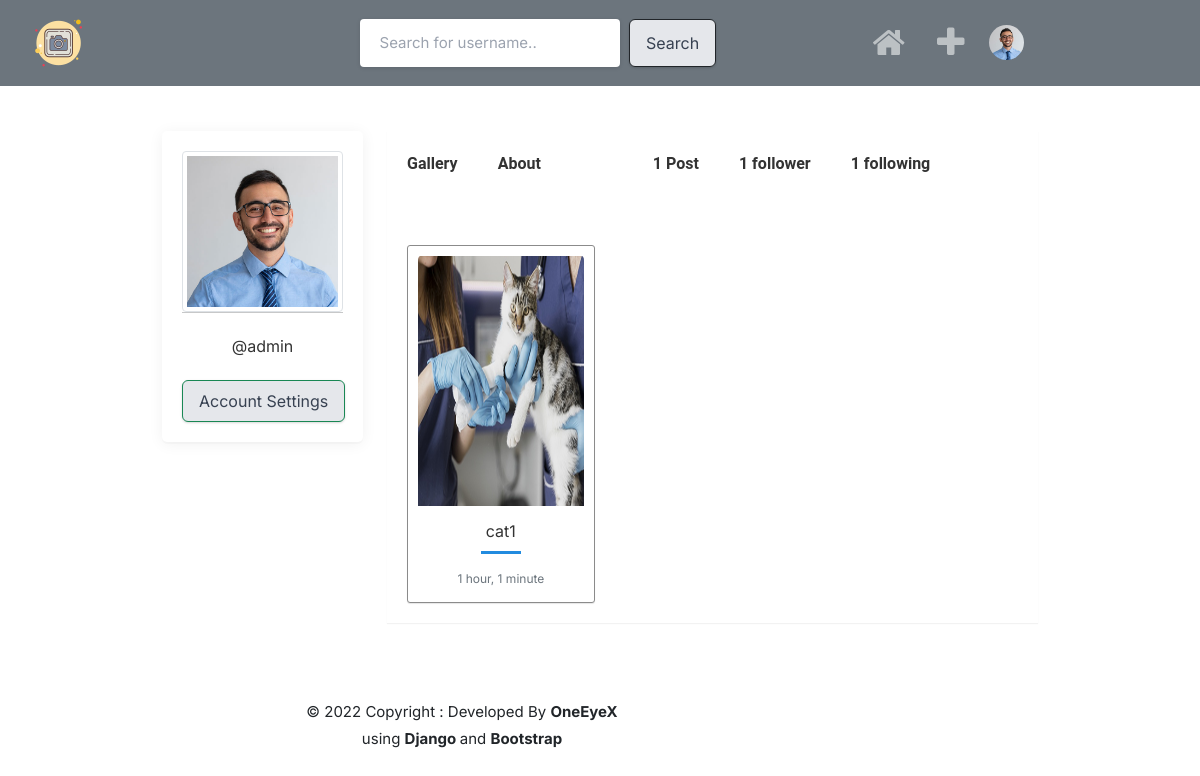
The page /profile/admin (signed in) on the database its author committed.
### core/models.py (models this page shows, shortened)
class Profile(models.Model):
    user = models.ForeignKey(User, on_delete=models.CASCADE)
    id_user = models.IntegerField()
    bio = models.TextField(blank=True)
    profileimg = models.ImageField(
        upload_to="profile_images", default="blank-profile-picture.png"
    )
    location = models.CharField(max_length=100, blank=True)
    def __str__(self):
        return self.user.username

class Post(models.Model):
    id = models.UUIDField(primary_key=True, default=uuid.uuid4)
    user = models.CharField(max_length=100)
    image = models.ImageField(upload_to="post_images")
    caption = models.TextField()
    created_at = models.DateTimeField(default=datetime.now)
    no_of_likes = models.IntegerField(default=0)

### core/views.py (the view)
# urls.py: path("profile/<str:pk>", views.profile, name="profile"),
@login_required(login_url="signin")
def profile(request, pk):
    user_object = get_object_or_404(User, username=pk)
    user_profile = Profile.objects.get(user=user_object)
    user_posts = Post.objects.filter(user=pk)
    user_post_length = len(user_posts)
    follower = request.user.username
    user = pk
    if FollowersCount.objects.filter(follower=follower, user=user).first():
        button_text = "Unfollow"
    else:
        button_text = "Follow"
    user_followers = len(FollowersCount.objects.filter(user=pk))
    user_following = len(FollowersCount.objects.filter(follower=pk))
    context = {
        "user_object": user_object,
        "user_profile": user_profile,
        "user_posts": user_posts,
        "user_post_length": user_post_length,
        "button_text": button_text,
        "user_followers": user_followers,
        "user_following": user_following,
    }
    return render(request, "profile.html", context)

### templates/profile.html (shortened to what this page needs)
{% extends 'base.html' %}
{% load static %}
{% block content %}
<div class="container">
	<div class="row">
		<div class="col-lg-3 col-md-4">
			<div class="text-center card-box">
				<div class="member-card">
					<div class="thumb-xl member-thumb m-b-10 center-block">
						<img src="{{user_profile.profileimg.url}}" class="img-circle img-thumbnail kaber"
							alt="profile-image">
					</div>
					<div class="">
						<hr>
						<br>
						<h4 class="m-b-5">@{{user_profile}}</h4>
						<br>
					</div>
					{% if user_object.username == user.username %}
					<a href="/settings" class="btn btn-success btn-sm w-sm waves-effect m-t-10 waves-light"
						data-ripple="">Account Settings</a>
					{% endif %}
				</div>
			</div>
		</div>
		<div class="col-md-8 col-lg-9">
			<ul class="nav nav-tabs" id="myTab" role="tablist">
				<li class="nav-item">
					<a class="nav-link active" id="home-tab" data-toggle="tab" href="#galleries" role="tab"
						aria-controls="home" aria-selected="true">
						<b> Gallery</b>
					</a>
				</li>
				<li class="nav-item">
					<a class="nav-link" id="profile-tab" data-toggle="tab" href="#aboutuser" role="tab"
						aria-controls="profile" aria-selected="false"><b>About</b></a>
				</li>
				<li class="nav-item">
				</li>
				<li class="nav-item">
					<a class="nav-link" id=" " href="#" role="tab" aria-controls="profile" aria-selected="false">
						<b>
							{% if user_post_length == 0 %}
							No Post
							{% elif user_post_length == 1 %}
							{{user_post_length}} Post
							{% else %}
							{{user_post_length}} Posts
							{% endif %}
						</b>
					</a>
				</li>
				<li class="nav-item">
					<a class="nav-link" id=" " href="#" role="tab" aria-controls="profile" aria-selected="false">
						<b>
							{% if user_followers == 0 or user_followers == 1 %}
							<b>{{user_followers}} follower</b>
							{% else %}
							<b>{{user_followers}} followers</b>
							{% endif %}
						</b>
					</a>
				</li>
				<li class="nav-item">
					<a class="nav-link" id=" " href="#" role="tab" aria-controls="profile" aria-selected="false">
						<b>
							{{user_following}} following
						</b>
					</a>
				</li>
			</ul>
			<div class="tab-content" id="myTabContent">
				<div class="tab-pane fade show active" id="galleries" role="tabpanel" aria-labelledby="home-tab">
					<div class="row">
						{% if user_posts %}
						{% for post in user_posts %}
						{% if post.image %}
						<div class="col-sm-4">
							<div class="gal-detail thumb" style="border: 1px solid #8b8b8b; ">
								<a class="strip" href="{{post.image.url}}" title="" data-strip-group="mygroup"
									data-strip-group-options="loop: false">
									<img src="{{post.image.url}}" style="height: 250px; width: 300px;" alt=""></a>
								<h4 class="text-center">
									{% if post.caption %}
									{{post.caption}}
									{% else %}
									<br>
									{% endif %}
								</h4>
								<div class="ga-border"></div>
								<p class="text-muted text-center"><small>{{post.created_at|timesince}}</small></p>
							</div>
						</div>
						{% endif %}
						{% endfor %}
						{% else %}
						<div>
							<h1 class="display-2 text-center">No post</h1>
						</div>
						{% endif %}
					</div>
				</div>
			</div>
		</div>
	</div>
	<br>
	<br>
	{% include 'footer.html' %}
</div>
{% endblock content %}

### templates/navbar.html (shortened to what this page needs)
{% load static %}
<nav class="navbar navbar-expand-lg navbar-dark bg-secondary">
    <div class="container-fluid">
        <a class="navbar-brand" href="{% url 'index' %}" style="margin-right: 20%">
            <img src="{% static '../static/img/favicon.png' %}" alt="" width="60">
        </a>
        <div class="collapse navbar-collapse text-center" id="navbarSupportedContent">
            <form style="margin-left: 5%;" class="d-flex" action="/search" method="POST">
                <input type="text" name="username" placeholder="Search for username.." />&nbsp; &nbsp;
                <button class="btn btn-outline-dark" type="submit">Search</button>
            </form>
            <ul class="navbar-nav me-auto mb-2 mb-lg-0 navbar-right">
                {% if request.user.is_authenticated %}
                <li class="nav-item" style="padding: 0 0.5rem">
                    <a class="nav-link" aria-current="page" href="{% url 'index' %}">
                        <i class="fa fa-home" style="font-size: 35px"></i>
                    </a>
                </li>
                <li class="nav-item" style="padding: 0 0.5rem">
                    <a class="nav-link" aria-current="page" href="#" data-toggle="modal"
                        data-target="#exampleModalCenter">
                        <i class="fa fa-plus" style="font-size: 35px ;"></i>
                    </a>
                </li>
                {% endif %}
                <li class="nav-item dropdown  ">
                    <a class="nav-link" href="#" id="navbarDropdown" role="button" data-bs-toggle="dropdown"
                        aria-expanded="false">
                        <center>
                            <img src="{{user_profile.profileimg.url}}" width="35" style="border-radius: 50%;" alt="" />
                        </center>
                    </a>
                </li>
            </ul>
        </div>
    </div>
</nav>

### static/assets/css/style.css (style rules this page uses)
button { vertical-align: middle; }
input { height: 48px; line-height: 48px; padding: 0 20px; outline: none; font-size: 15px; color: #808080; max-width: 100%; width: 100%; -webkit-box-sizing: border-box; box-sizing: border-box; display: block; font-weight: 400; opacity: 1; border-radius: 4px; border: none; -webkit-box-shadow: 0 1px 4px 0px rgba(0, 0, 0, 0.12); box-shadow: 0 1px 4px 0px rgba(0, 0, 0, 0.12); }
input[type="text"], input[type="password"], input[type="email"], input[type="number"] { height: 48px; line-height: 48px; padding: 0 20px; outline: none; font-size: 15px; color: #808080; max-width: 100%; width: 100%; -webkit-box-sizing: border-box; box-sizing: border-box; display: block; font-weight: 400; opacity: 1; border-radius: 4px; border: none; -webkit-box-shadow: 0 1px 4px 0px rgba(0, 0, 0, 0.12); box-shadow: 0 1px 4px 0px rgba(0, 0, 0, 0.12); }
input { -webkit-transition: all 0.1s ease-in-out; transition: all 0.1s ease-in-out; }
::placeholder { color: #808080; opacity: 1; }
button { border: none; margin: 0; padding: 0; width: auto; overflow: visible; background: transparent; color: inherit; font: inherit; line-height: normal; cursor: pointer; }
a { color: #be185d; -webkit-transition: 0.3s; transition: 0.3s; outline: none !important; }
button { outline: none !important; }
img { max-width: 100%; }
body { color: #666; font-size: 15px; line-height: 27px; background-color: #f0f2f5; font-family: "Inter", sans-serif; text-transform: none; }
body p { font-size: 15px; line-height: 27px; }
h1, h2, h3, h4, h5, h6 { font-family: "Inter", sans-serif; text-transform: none; }
input[type="text"], input[type="password"], input[type="email"] { font-family: "Inter", sans-serif; text-transform: none; }
button, body .pac-container { font-family: "Inter", sans-serif; text-transform: none; }
h1, h2, h3, h4, h5, h6 { color: #333; font-weight: 500; margin: 0; padding: 0; }
h4 { font-size: 15px; }
b, strong { font-weight: 700 !important; }
@media (min-width: 1024px) { .container { max-width: 900px !important; padding-top: 45px; } }

### templates/navbar.html (style rules this page uses)
.navbar-right { margin-left: auto; align-items: middle; justify-content: middle; }

### templates/profile.html (style rules this page uses)
.card-box { padding: 20px; box-shadow: 0 2px 15px 0 rgba(0, 0, 0, 0.06), 0 2px 0 0 rgba(0, 0, 0, 0.02); -webkit-border-radius: 5px; border-radius: 5px; -moz-border-radius: 5px; background-clip: padding-box; margin-bottom: 20px; background-color: #ffffff; }
.thumb { background-color: #ffffff; border-radius: 3px; box-shadow: 0 1px 1px 0 rgba(0, 0, 0, 0.1); margin-top: 30px; padding-bottom: 10px; padding-left: 10px; padding-right: 10px; padding-top: 10px; width: 100%; }
.gal-detail h4 { margin: 16px auto 10px auto; width: 80%; white-space: nowrap; display: block; overflow: hidden; text-overflow: ellipsis; }
.gal-detail .ga-border { height: 3px; width: 40px; background-color: #228bdf; margin: 10px auto; }
.nav.nav-tabs>li>a { background-color: transparent; border-radius: 0; border: none; color: #333333 !important; cursor: pointer; line-height: 50px; font-weight: 500; padding-left: 20px; padding-right: 20px; font-family: 'Roboto', sans-serif; }
.tab-content { box-shadow: 0 1px 1px rgba(0, 0, 0, 0.05); color: #777777; }
.nav.nav-tabs>li:last-of-type a { margin-right: 0px; }
.nav.nav-tabs { border-bottom: 0; box-shadow: 0 1px 1px rgba(0, 0, 0, 0.05); }
.nav.nav-tabs+.tab-content { background: #ffffff; margin-bottom: 20px; padding: 20px; }

### rows shown on the page
Profile: profileimg (picture), user.username "admin"
Post: image (picture), caption "cat1", created_at "1 hour, 1 minute"

### other values the page prints
{{ user_post_length }} "1"
{{ user_followers }} "1"
{{ user_following }} "1"
